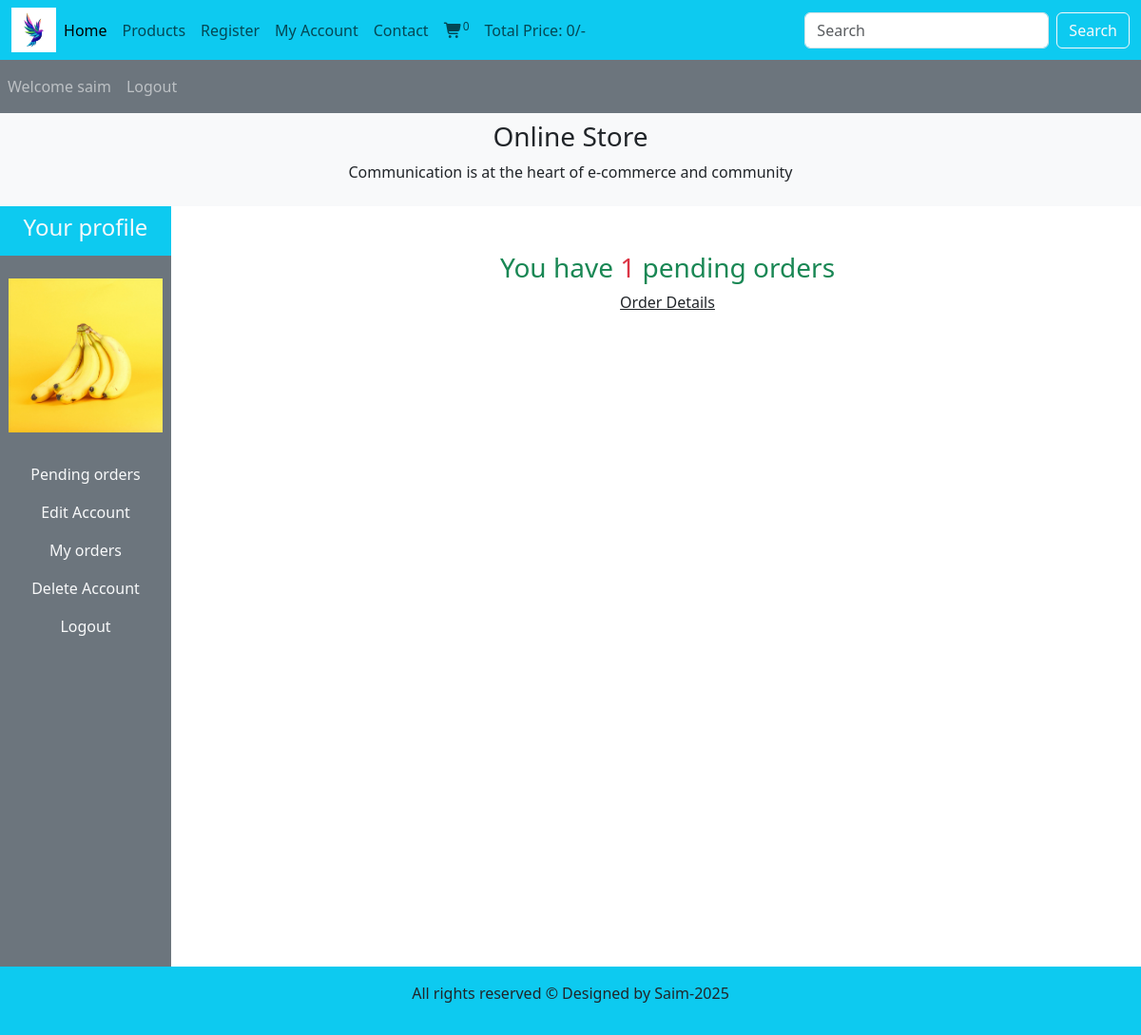
Page /users_area/profile.php (signed in) on the committed database.
### tables this page shows
CREATE TABLE `user_table` (
  `user_id` int(11) NOT NULL,
  `user_name` varchar(100) NOT NULL,
  `user_email` varchar(100) NOT NULL,
  `user_password` varchar(255) NOT NULL,
  `user_image` varchar(255) NOT NULL,
  `user_ip` varchar(255) NOT NULL,
  `user_address` varchar(255) NOT NULL,
  `user_mobile` varchar(20) NOT NULL
);

### users_area/profile.php (the view, shortened to what this page needs)
<?php
    include('../includes/connect.php');
    include('../functions/common_function.php');
?>
<!DOCTYPE html>
<html lang="en">
<head>
    <link href="https://cdn.jsdelivr.net/npm/bootstrap@5.3.7/dist/css/bootstrap.min.css" rel="stylesheet">
    <link rel="stylesheet" href="https://cdnjs.cloudflare.com/ajax/libs/font-awesome/7.0.0/css/all.min.css" />
    <link rel = "stylesheet" href = "../style.css">
</head>
<body>
    <div class = "container-fluid p-0">
        <nav class="navbar navbar-expand-lg navbar-light bg-info">
            <div class="container-fluid">
                <img src = "../images/logo.png" alt = "" class = "logo">
                <div class="collapse navbar-collapse" id="navbarSupportedContent">
                    <ul class="navbar-nav me-auto mb-2 mb-lg-0">
                        <li class="nav-item">
                            <a class="nav-link active" aria-current="page" href="../index.php">Home</a>
                        </li>
                        <li class="nav-item">
                            <a class="nav-link" href="../display_all.php">Products</a>
                        </li>
                        <li class="nav-item">
                            <a class="nav-link" href="user_registration.php">Register</a>
                        </li>
                        <li class="nav-item">
                            <a class="nav-link" href="profile.php">My Account</a>
                        </li>
                        <li class="nav-item">
                            <a class="nav-link" href="#">Contact</a>
                        </li>
                        <li class="nav-item">
                            <a class="nav-link" href="../cart.php"><i class="fa-solid fa-cart-shopping"></i><sup><?php cartItems(); ?></sup></a>
                        </li>
                        <li class="nav-item">
                            <a class="nav-link" href="#">Total Price: <?php cartTotalPrice(); ?>/-</a>
                        </li>
                    </ul>
                    <form class="d-flex" role="search" action="../search_product.php" method="get">
                        <input class="form-control me-2" type="search" placeholder="Search" aria-label="Search" name="search_data">
                        <input type="submit" value="Search" class="btn btn-outline-light" name="search_data_product">
                    </form>
                </div>
            </div>
        </nav>
        <nav class="navbar navbar-expand-lg navbar-dark bg-secondary">
            <ul class = "navbar-nav me-auto">
                <?php
                    if(!isset($_SESSION['username'])) {
                        echo "<li class='nav-item'><a class='nav-link' href='#'>Welcome Guest</a></li>";
                    } else {
                        echo "<li class='nav-item'><a class='nav-link' href='#'>Welcome ".$_SESSION['username']."</a></li>";
                    }
                    if(!isset($_SESSION['username'])) {
                        echo "<li class='nav-item'><a class='nav-link' href='user_login.php'>Login</a></li>";
                    } else {
                        echo "<li class='nav-item'><a class='nav-link' href='user_logout.php'>Logout</a></li>";
                    }
                ?>
            </ul>
        </nav>
        <div class = "bg-light py-2">
            <h3 class="text-center">Online Store</h3>
            <p class="text-center">Communication is at the heart of e-commerce and community</p>
        </div>
        <div class="row">
            <div class="col-md-2">
                <ul class="navbar-nav bg-secondary text-center" style="height: 100vh">
                    <li class="nav-item bg-info">
                        <a href="#" class="nav-link text-light"><h4 class="">Your profile</h4></a>
                    </li>
                    <?php
                        $username=$_SESSION['username'];
                        $user_image="SELECT * FROM `user_table` WHERE user_name='$username'";
                        $user_image=mysqli_query($con, $user_image);
                        $row_image=mysqli_fetch_array($user_image);
                        $user_image=$row_image['user_image'];
                        echo "
                            <li class='nav-item'>
                                <img src='./user_images/$user_image' class='profile_img my-4'>
                            </li>
                        ";
                    ?>
                    <li class="nav-item">
                        <a href="profile.php" class="nav-link text-light">Pending orders</a>
                    </li>
                    <li class="nav-item">
                        <a href="profile.php?edit_account" class="nav-link text-light">Edit Account</a>
                    </li>
                    <li class="nav-item">
                        <a href="profile.php?my_orders" class="nav-link text-light">My orders</a>
                    </li>
                    <li class="nav-item">
                        <a href="profile.php?delete_account" class="nav-link text-light">Delete Account</a>
                    </li>
                    <li class="nav-item">
                        <a href="user_logout.php" class="nav-link text-light">Logout</a>
                    </li>
                </ul>
            </div>
            <div class="col-md-10 text-center">
                <?php
                    get_user_order_details();
                ?>
            </div>
        </div>
        <?php
            include("../includes/footer.php")
        ?>
    </div>
</body>
</html>

### functions/common_function.php (shortened to what this page needs)
<?php
    function getUserIpAddress() {
        if (!empty($_SERVER['HTTP_CLIENT_IP'])) {
            $ip = $_SERVER['HTTP_CLIENT_IP'];
        } elseif (!empty($_SERVER['HTTP_X_FORWARDED_FOR'])) {
            $ip = $_SERVER['HTTP_X_FORWARDED_FOR'];
        } else {
            $ip = $_SERVER['REMOTE_ADDR'];
        }
        return $ip;
    }
    function cartItems() {
        if(isset($_GET['add_to_cart'])) {
            global $con;
            $ip=getUserIpAddress();
            $select_query="Select * from `cart_details` where ip_address='$ip'";
            $result_query=mysqli_query($con, $select_query);
            $count_cart_items=mysqli_num_rows($result_query);
        } else {
            global $con;
            $ip=getUserIpAddress();
            $select_query="Select * from `cart_details` where ip_address='$ip'";
            $result_query=mysqli_query($con, $select_query);
            $count_cart_items=mysqli_num_rows($result_query);
        }
        echo $count_cart_items;
    }
    function cartTotalPrice() {
        $total=0;
        echo $total;
    }
    function get_user_order_details() {
        global $con;
        $username=$_SESSION['username'];
        $get_details="SELECT * FROM `user_table` WHERE user_name='$username'";
        $result_query=mysqli_query($con, $get_details);
        while($row_query=mysqli_fetch_array($result_query)) {
            $user_id=$row_query['user_id'];
            if(!isset($_GET['edit_account'])) {
                if(!isset($_GET['my_orders'])) {
                    if(!isset($_GET['delete_account'])) {
                        $get_orders="SELECT * FROM `user_orders` WHERE user_id=$user_id AND order_status='pending'";
                        $result_orders_query=mysqli_query($con, $get_orders);
                        $row_count=mysqli_num_rows($result_orders_query);
                        if($row_count>0) {
                            echo "
                                <h3 class='text-center text-success mt-5 mb-2'>You have <span class='text-danger'>$row_count</span> pending orders</h3>
                                <p class='text-center'><a href='profile.php?my_orders' class='text-dark'>Order Details</a></p>
                            ";
                        } else {
                            echo "
                                <h3 class='text-center text-success mt-5 mb-2'>You have <span class='text-danger'>zero</span> pending orders</h3>
                                <p class='text-center'><a href='../index.php' class='text-dark'>Explore products</a></p>
                            ";
                        }
                    }
                }
            }
        }
    }
?>

### style.css (style rules this page uses)
* { padding: 0; margin: 0; box-sizing: border-box; }
.logo { width:4%; height:2%; }

### users_area/profile.php (style rules this page uses)
* { padding: 0; margin: 0; box-sizing: border-box; }
body { overflow-x: hidden; }
.logo { width:4%; height:2%; }
.profile_img { width: 90%; margin: auto; display: block; object-fit: contain; }

### rows in the picture
user_table: user_image (picture), row_count "1"

### other values in the picture
$count_cart_items "0"
$total "0"
$_SESSION['username'] "saim"
